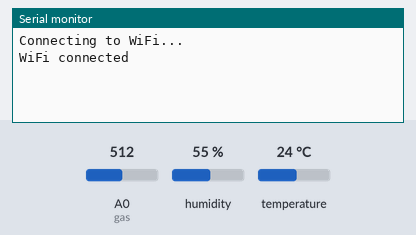
A sketch run on a simulated ESP8266 (NodeMCU). Parts: the last lines printed to the serial monitor. The test bench sets the inputs (shaded band); at power-on: humidity 55 %, A0 (gas) = 512, temperature 24 °C. WiFi joins after 1.5 s; servers stay silent unless stated.

Above: at 3.0 s.
3.1 s: humidity set to 22 %
At 5.0 s:
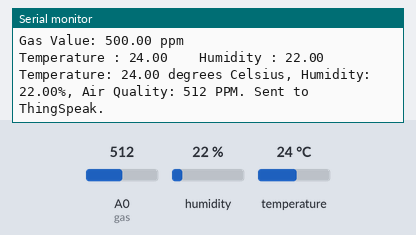
5.3 s: A0 (gas) set to 716
At 6.18 s:
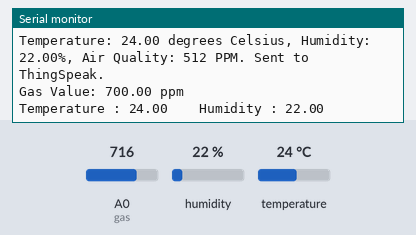
6.8 s: temperature set to 12 °C
At 7.9 s:
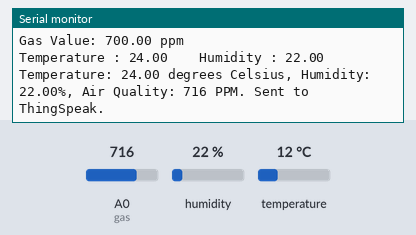
8.3 s: A0 (gas) set to 900
At 9.5 s:
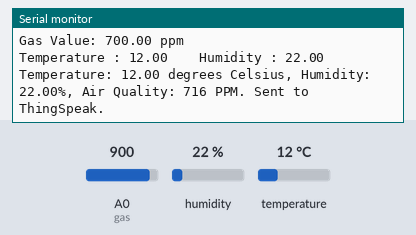
9.8 s: humidity set to 40 %
At 11.5 s:
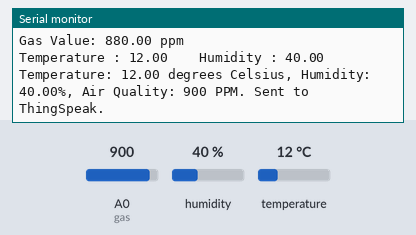
Timing chart, 0 to 12.3 s (numbered marks = the images above; inputs shaded):
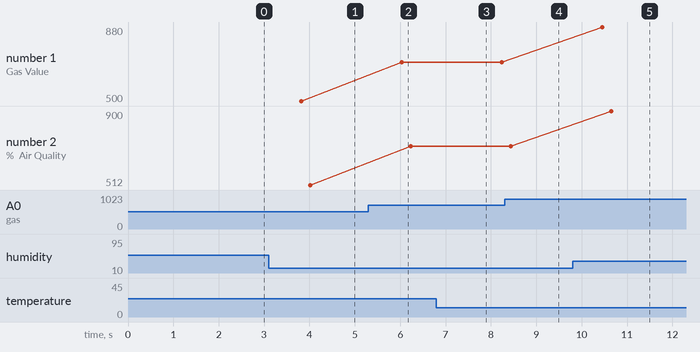

The sketch:

air.ino
```cpp
#define BLYNK_TEMPLATE_ID "TMPL6nU4VJl8s"
#define BLYNK_TEMPLATE_NAME "Air quality monitoring system"
#define BLYNK_AUTH_TOKEN "sIRcKdiGHTmzegN4XnM70PUkSMwIR81l"

#define BLYNK_PRINT Serial
#include <ESP8266WiFi.h>
#include <BlynkSimpleEsp8266.h>
#include <DHT.h>
#include <Wire.h>
#include "MQ135.h"
#include <ESP8266WiFi.h>

String apiKey = "4E3YURQIVHZRVDLN";  // Enter your Write API key from ThingSpeak
const char *ssid = "manjilatmg15_dhrn_2.4";   // replace with your WiFi SSID_dhrn_
const char *pass = "CLEB2D7443"; // replace with your WiFi password
const char *server = "api.thingspeak.com";
const int sensorPin = 0;
int air_quality;

char auth[] = BLYNK_AUTH_TOKEN;

BlynkTimer timer;

int gas = A0;
int sensorThreshold = 100;

#define DHTPIN 2     // Connect Out pin to D4 in NODE MCU
#define DHTTYPE DHT22
DHT dht(DHTPIN, DHTTYPE);

WiFiClient client;

void sendToThingSpeak(float temperature, float humidity, int airQuality)
{
  if (client.connect(server, 80)) // "184.106.153.149" or api.thingspeak.com
  {
    String postStr = apiKey;
    postStr += "&field1=";
    postStr += String(temperature);
    postStr += "&field2=";
    postStr += String(humidity);
    postStr += "&field3=";
    postStr += String(airQuality);
    postStr += "\r\n\r\n";

    client.print("POST /update HTTP/1.1\n");
    client.print("Host: api.thingspeak.com\n");
    client.print("Connection: close\n");
    client.print("X-THINGSPEAKAPIKEY: " + apiKey + "\n");
    client.print("Content-Type: application/x-www-form-urlencoded\n");
    client.print("Content-Length: ");
    client.print(postStr.length());
    client.print("\n\n");
    client.print(postStr);

    Serial.print("Temperature: ");
    Serial.print(temperature);
    Serial.print(" degrees Celsius, Humidity: ");
    Serial.print(humidity);
    Serial.print("%, Air Quality: ");
    Serial.print(airQuality);
    Serial.println(" PPM. Sent to ThingSpeak.");
  }
  client.stop();
}

void sendSensor()
{
  float h = dht.readHumidity();
  float t = dht.readTemperature();
  int analogSensor = analogRead(gas);

  float ppm = map(analogSensor, 0, 1023, 0, 1000); // Example conversion assuming linear relationship


  Blynk.virtualWrite(V2, ppm);
  Blynk.virtualWrite(V0, t);
  Blynk.virtualWrite(V1, h);

  Serial.print("Gas Value: ");
  Serial.print(ppm);
  Serial.println(" ppm");
  Serial.print("Temperature : ");
  Serial.print(t);
  Serial.print("    Humidity : ");
  Serial.println(h);

  // Send data to ThingSpeak
  sendToThingSpeak(t, h, analogSensor);
}

void setup()
{
  Serial.begin(115200);

  Blynk.begin(auth, ssid, pass);
  dht.begin();
  timer.setInterval(2000L, sendSensor);

  Serial.println("Connecting to WiFi...");
  WiFi.begin(ssid, pass);
  while (WiFi.status() != WL_CONNECTED)
  {
    delay(500);
    Serial.print(".");
  }
  Serial.println("");
  Serial.println("WiFi connected");
}

void loop()
{
  Blynk.run();
  timer.run();

  float h = dht.readHumidity();
  float t = dht.readTemperature();
  int gasValue = analogRead(gas);


  delay(1000);


  if (gasValue > 120)
  {
    //Blynk.email("chaudharyankit076@gmail.com", "Alert", "Bad Air!");
    Blynk.logEvent("pollution_alert", "Bad Air");
  }
}
```

Measured:
- after the input at 3.1 s, the serial monitor: prints a new line after 0.72 s (image 1)
- after the input at 5.3 s, the serial monitor: prints a new line after 0.73 s (image 2)
- after the input at 9.8 s, the serial monitor: prints a new line after 0.65 s (image 5)
- plotted number 1: 500 → 700 after the input at 5.3 s
- plotted number 2: 512 → 716 after the input at 5.3 s
